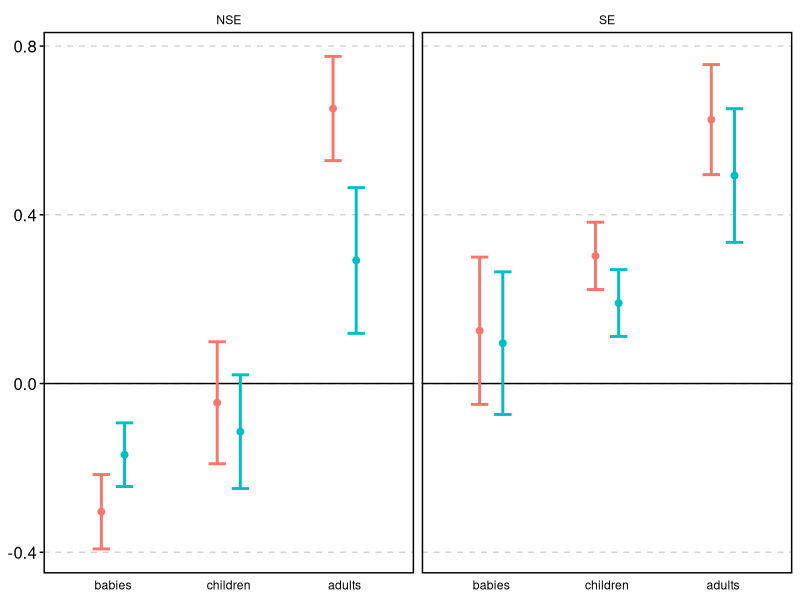

Source code (R):
## ---- chunk 1
library(tidyverse)

babies <- read_csv("fcr_chart_babies.csv")
children <- read_csv("fcr_chart_children.csv")

adults <- read_csv("fcr_chart_adults.csv") %>%
  rename(fcr_mean = mean,
         group = maingroup) %>%
  filter(group == 'Deaf Early' | group == 'Hearing Novice') %>%
  mutate(lang = if_else(group == 'Deaf Early', 'SE', 'NSE')) %>%
  mutate(group = 'adults')

df <- bind_rows(babies, children, adults) %>%
  mutate(group = fct_relevel(group, c('babies', 'children', 'adults')))
  
df %>%
  ggplot(aes(x = group, y = fcr_mean, color = direction)) +
  facet_wrap('lang') +
  geom_hline(yintercept = 0, size = 0.5) +
  geom_point(size = 2, position = position_dodge(width = 0.4)) +
  geom_errorbar(aes(ymin = fcr_mean - se, ymax = fcr_mean + se), 
                size = 1, 
                position = position_dodge(0.4), 
                width = 0.3) +
  theme_linedraw() +
  theme(
        panel.grid.minor.y = element_blank(),
        panel.grid.major.x = element_blank(),
        axis.title.y = element_blank(),
        axis.title.x = element_blank(),
        # axis.text.x = element_blank(),
        axis.ticks.x = element_blank(),
        panel.border = element_rect(size = 1),
        axis.ticks.y = element_line(size = 0.5),
        axis.text.y = element_text(size = 12),
        panel.grid.major.y = element_line(size = 0.5,
                                          color = "light gray",
                                          linetype = "dashed"),
        strip.background = element_blank(),
        strip.text = element_text(color = 'black')) +
  guides(color = FALSE, fill = FALSE)

